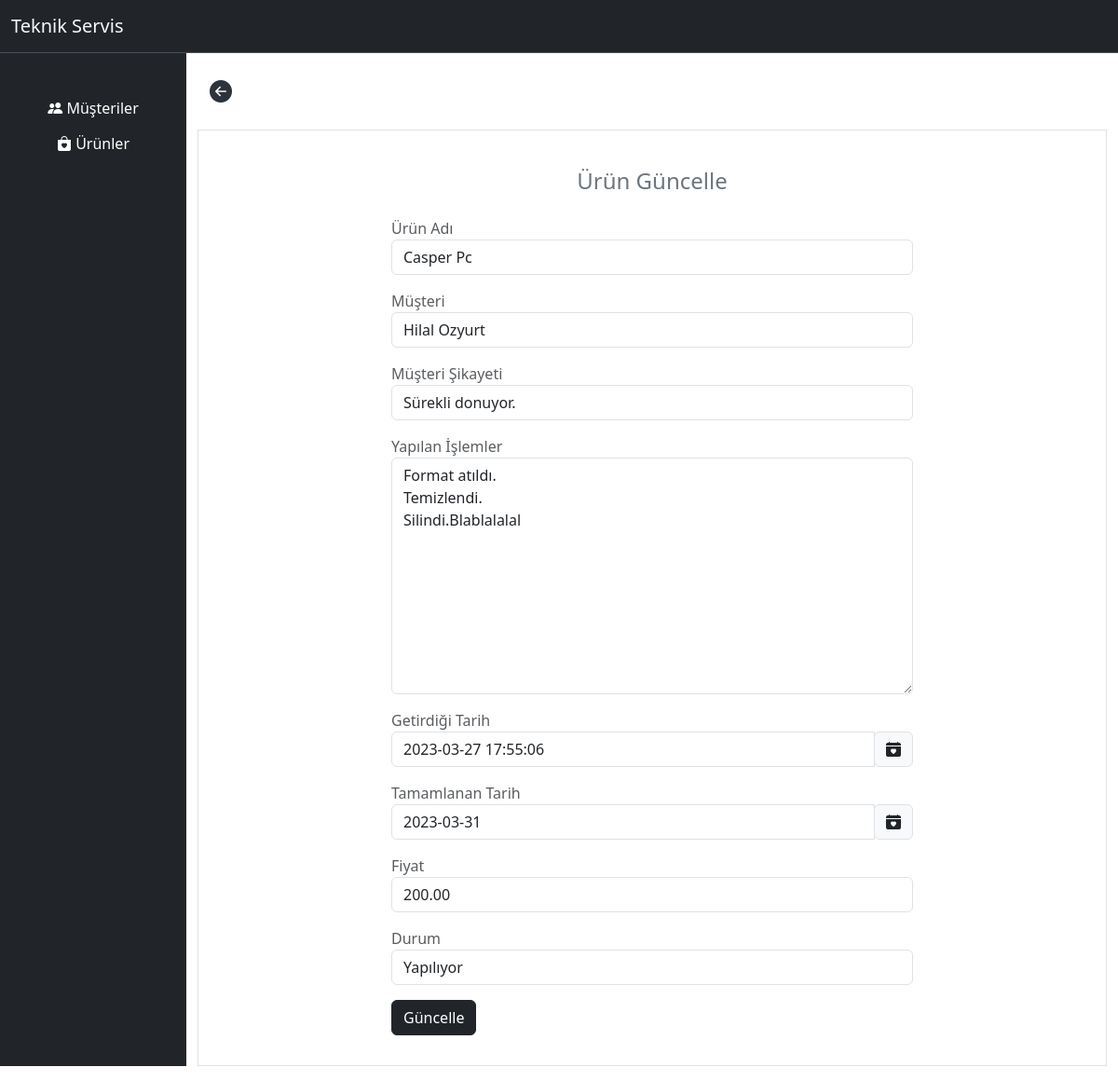
/products/1, run on the app's committed database.
### faults/models.py (models this page shows, shortened)
class Product(models.Model):
    product_name = models.CharField(max_length=200)
    customer = models.ForeignKey(Customer, on_delete=models.CASCADE)
    customer_complaint = models.CharField(max_length=400, blank=True)
    transantions_made = models.TextField(validators= [MinLengthValidator(10)], blank=True)
    record_date = models.DateTimeField(default=timezone.now, blank=True)
    complated_date = models.DateField()
    price = models.DecimalField(max_digits=19, decimal_places=2, blank=True)
    status = models.CharField(max_length=250, blank=True)
    slug = models.SlugField(unique=True, db_index=True, blank=True)

### faults/views.py (the view)
# urls.py: path("products/<slug:slug>", views.product_update, name="product_update"),
def product_update(request, slug):
    product = get_object_or_404(Product, slug=slug)
    product_form = ProductForm(instance=product)
    if request.method == "POST":
        product_form = ProductForm(request.POST, instance=product)
        if product_form.is_valid():
            product = product_form.save(commit=False)
            product.save()
            return HttpResponseRedirect(reverse("home_page"))
    return render(request, 'product_update.html', {
        "product": product,
        "product_form":product_form
    })

### faults/forms.py
class ProductForm(forms.ModelForm):
    def __init__(self, *args, **kwargs):
        super().__init__(*args, **kwargs)
        for visible in self.visible_fields():
            visible.field.widget.attrs['class'] = 'form-control'
        self.fields['record_date'].widget.attrs['value'] = ''
        self.fields['complated_date'].widget.attrs['value'] = ''
    class Meta:
        model = Product
        exclude = ['slug',]

### faults/models.py (called while the page is built)
    def __str__(self):
        return self.name_surname

### faults/templates/product_update.html (shortened to what this page needs)
{% extends 'faults/base.html' %}
{% block link %}
    <link rel="stylesheet" href="https://cdnjs.cloudflare.com/ajax/libs/bootstrap-datepicker/1.9.0/css/bootstrap-datepicker.min.css">
    <link rel="stylesheet" href="https://cdn.jsdelivr.net/npm/bootstrap-icons@1.10.3/font/bootstrap-icons.css">
{% endblock  %}
{% block content %}
    <button class="btn btn-block my-3 sticky-top">
        <a href="{% url 'home_page'%}" style="color: #2c333a;"><i class="bi bi-arrow-left-circle-fill" style="font-size: 1.5rem;"></i></a>
    </button>
    <div class="col border d-flex align-items-center justify-content-center">
        <form action="{% url 'product_update' slug=product.slug %}" method="POST" novalidate>
            <div class=" d-flex flex-column" style="width:40rem;">
                <div class="mx-4 p-3">
                  <div class="text-center mt-4 mb-4">
                    <p class="h4 text-secondary">Ürün Güncelle</p>
                  </div>
                  <div>
                    <label htmlFor="defaultLoginName" class="text-muted" >
                      Ürün Adı
                    </label>
                    {{product_form.product_name}}
                  </div>
                  <div class="mt-3 class="form-floating"">
                    <label htmlFor="defaultLoginEmail" class="text-muted">
                      Müşteri
                    </label>
                    {{product_form.customer}}
                  </div>
                  <div class="mt-3">
                    <label htmlFor="confirmLoginEmail" class="text-muted">
                      Müşteri Şikayeti
                    </label>
                    {{product_form.customer_complaint}}
                  </div>
                  <div class="mt-3 class="form-floating"">
                    <label htmlFor="defaultLoginPassword" class="text-muted">
                      Yapılan İşlemler
                    </label>
                    {{product_form.transantions_made}}
                  </div>
                  <div class="mt-3">
                    <label htmlFor="confirmLoginEmail" class="text-muted">
                      Getirdiği Tarih
                    </label>
                    <div class="input-group date" id="datepicker">
                      {{product_form.record_date}}
                        <span class="input-group-append">
                          <span class="input-group-text bg-light d-block">
                            <i class="bi bi-calendar-heart-fill"></i>
                          </span>
                        </span>
                      </div>
                  </div>
                  <div class="mt-3">
                    <label htmlFor="confirmLoginEmail" class="text-muted">
                      Tamamlanan Tarih
                    </label>
                    <div class="input-group date" id="datepicker">
                      {{product_form.complated_date}}
                        <span class="input-group-append">
                          <span class="input-group-text bg-light d-block">
                            <i class="bi bi-calendar-heart-fill"></i>
                          </span>
                        </span>
                      </div>
                  </div>
                  <div class="mt-3">
                    <label htmlFor="defaultLoginName" class="text-muted">
                      Fiyat
                    </label>
                    {{product_form.price}}
                  </div>
                  <div class="mt-3">
                    <label htmlFor="defaultLoginName" class="text-muted">
                      Durum
                    </label>
                    {{product_form.status}}
                  </div>
                  <button class="btn btn-dark btn-block my-3">
                    Güncelle
                  </button>
                </div>
              </div>
        </form>
    </div>
{% endblock  %}

### data on the page
Product: product_name "Casper Pc", customer "Hilal Ozyurt", customer_complaint "Sürekli donuyor.", transantions_made "Format atıldı. Temizlendi. Silindi.Blablalalal", record_date "2023-03-27 17:55:06", complated_date "2023-03-31", price "200.00", status "Yapılıyor"
